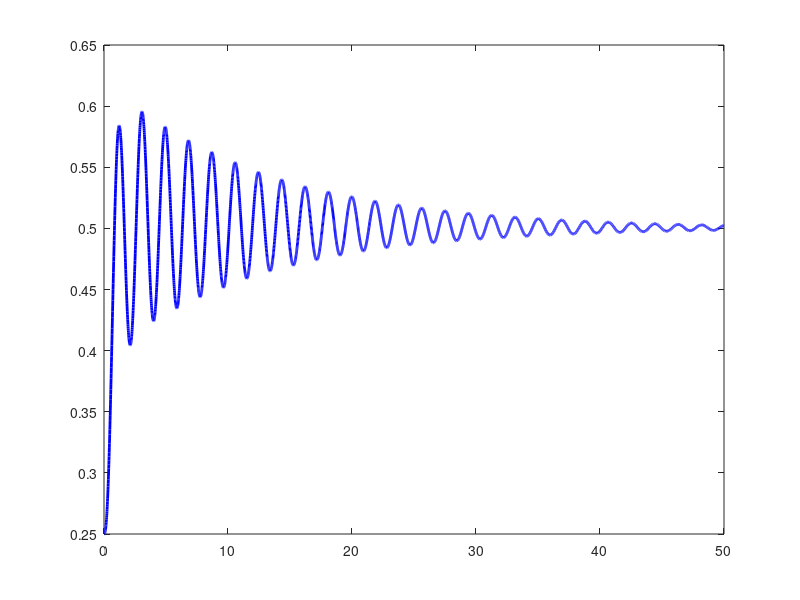

MATLAB code to generate this figure: (Note: this script raises an error after producing the figure.)
clc; clear; close all;

% System parameters
g = 9.81;                
ms = 0.05;               
Ib = 0.01;              
beam_length = 2;        

% Controller
r_desired = 0.5;
K = [8 5 3.5 2];
Ki = 0.45;
tau_max = 4;
theta_max = deg2rad(45);
z_max = 0.5;

% Damping
ball_friction = 0.8;
beam_friction = 0.5;

% Simulation settings
dt = 0.01; t_end = 50;
tspan = 0:dt:t_end;

% Linearized system around r = r_desired, θ = 0
x0 = [0.25; 0; 0.05; 0];
X = zeros(length(tspan), 4);
U = zeros(length(tspan), 1);
z = zeros(length(tspan), 1);
X(1,:) = x0';

control_delay = 0.02;                     % Delay in seconds(0.02 ,0.03 ,0.04)
delay_steps = round(control_delay / dt); % Delay in discrete steps

% Buffer to store past states
x_buffer = repmat(x0, 1, delay_steps + 1);  % initialize with x0

for i = 1:length(tspan)-1
    x = X(i,:)';
    r = x(1); r_dot = x(2); theta = x(3); theta_dot = x(4);

    % Update integral of error
    e_pos = r_desired - r;
    z(i+1) = z(i) + e_pos * dt;
    z(i+1) = min(max(z(i+1), -z_max), z_max);

    % ------------------------------
    % Get delayed state
    if i > delay_steps
        x_delayed = X(i - delay_steps, :)';
    else
        x_delayed = X(1,:)';  % if not enough delay history yet
    end

    % Compute control using delayed state
    e_delayed = x_delayed - [r_desired; 0; 0; 0];
    tau = -K * e_delayed + Ki * z(i);
    tau = max(min(tau, tau_max), -tau_max);

    % Linearized dynamics
    dx = zeros(4,1);
    dx(1) = r_dot;
    dx(2) = (5/7) * g * theta - ball_friction * r_dot;  % linearized sin(θ) ≈ θ
    dx(3) = theta_dot;
    dx(4) = (tau - ms * g * r_desired * theta - beam_friction * theta_dot) / (Ib + ms * r_desired^2);

    % Integration
    X(i+1,:) = X(i,:) + dx'*dt;

    % Beam angle limits
    if abs(X(i+1,3)) > theta_max
        X(i+1,3) = sign(X(i+1,3)) * theta_max;
        X(i+1,4) = 0;
    end

    % Keep ball on beam
    if abs(X(i+1,1)) > beam_length/2
        X(i+1,1) = sign(X(i+1,1)) * beam_length/2;
        X(i+1,2) = 0;
    end

    U(i) = tau;
end

% Plot results
ball_pos = X(:,1);
beam_angle = X(:,3);

figure;
plot(tspan, ball_pos, 'b', 'LineWidth', 2); hold on;
yline(r_desired, '--r', 'Target');
xlabel('Time (s)'); ylabel('Ball Position (m)');
title('Ball Position vs Time'); grid on;

figure;
plot(tspan, rad2deg(beam_angle), 'm', 'LineWidth', 2);
xlabel('Time (s)'); ylabel('Beam Angle (deg)');
title('Beam Angle vs Time'); grid on;

figure;
plot(tspan(1:end-1), U(1:end-1), 'k', 'LineWidth', 2);
xlabel('Time (s)'); ylabel('Control Torque (Nm)');
title('Torque vs Time'); grid on;

skip = 50;  % skip frames to speed up
figure;
for idx = 1:skip:length(tspan)
    theta_k = beam_angle(idx); 
    r_k = ball_pos(idx);

    % Beam coordinates
    xb = [-beam_length/2, beam_length/2];
    yb = [0, 0];
    R = [cos(theta_k) -sin(theta_k); sin(theta_k) cos(theta_k)];
    beam_coords = R * [xb; yb];

    % Ball position
    ball_xy = R * [r_k; 0];

    clf('reset'); hold on; axis equal;
    plot(beam_coords(1,:), beam_coords(2,:), 'k-', 'LineWidth', 4);
    plot(ball_xy(1), ball_xy(2), 'bo', 'MarkerSize', 12, 'MarkerFaceColor', 'b');
    plot([r_desired r_desired], [-0.05 0.05], 'r--', 'LineWidth', 2);  % visible target

    xlim([-1.2, 1.2]*beam_length/2);
    ylim([-0.4, 0.4]*beam_length);
    title(sprintf('Time = %.2f s', tspan(idx)));
    xlabel('X (m)'); ylabel('Y (m)');
    
    drawnow;
    pause(0.01);  % optional: smooth playback
end

% === Final Output ===
final_ball_position = X(end, 1);
final_beam_angle_rad = X(end, 3);
final_beam_angle_deg = rad2deg(final_beam_angle_rad);

fprintf('Final ball position: %.4f m\n', final_ball_position);
fprintf('Final beam angle: %.4f rad (%.2f deg)\n', final_beam_angle_rad, final_beam_angle_deg);